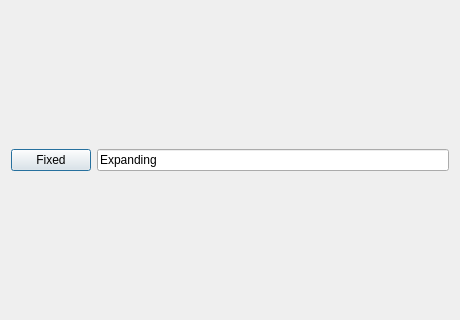
<?xml version="1.0" encoding="UTF-8"?>
<ui version="4.0"><class>Dialog</class><widget class="QDialog" name="Dialog"><property name="geometry"><rect><x>0</x><y>0</y><width>460</width><height>320</height></rect></property><property name="windowTitle"><string>#055 policies/140_fixed_btn_expanding_line</string></property><layout class="QVBoxLayout" name="verticalLayout"><property name="leftMargin"><number>11</number></property><property name="topMargin"><number>11</number></property><property name="rightMargin"><number>11</number></property><property name="bottomMargin"><number>11</number></property><property name="spacing"><number>6</number></property><item><layout class="QHBoxLayout" name="row"><property name="leftMargin"><number>0</number></property><property name="topMargin"><number>0</number></property><property name="rightMargin"><number>0</number></property><property name="bottomMargin"><number>0</number></property><property name="spacing"><number>6</number></property><item><widget class="QPushButton" name="b1"><property name="sizePolicy"><sizepolicy hsizetype="Fixed" vsizetype="Fixed"><horstretch>0</horstretch><verstretch>0</verstretch></sizepolicy></property><property name="text"><string>Fixed</string></property></widget></item><item><widget class="QLineEdit" name="e1"><property name="sizePolicy"><sizepolicy hsizetype="Expanding" vsizetype="Fixed"><horstretch>0</horstretch><verstretch>0</verstretch></sizepolicy></property><property name="text"><string>Expanding</string></property></widget></item></layout></item></layout></widget></ui>
